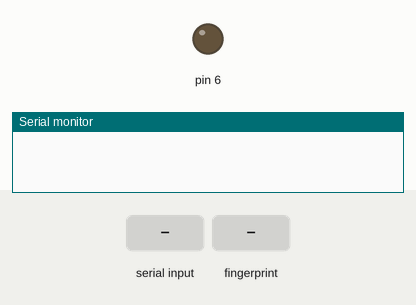
Simulated run of this sketch. Board: Arduino Mega 2560, built with avr-gcc and run on an emulated ATmega2560. Parts: output pins drawn as LEDs (lit = HIGH), the last lines printed to the serial monitor. Dashed ring = blinking. The inputs (shaded band) are chosen by the test bench.

Above: at 2.3 s.
2.4 s: "90,45\n" received over Serial
At 2.56 s:
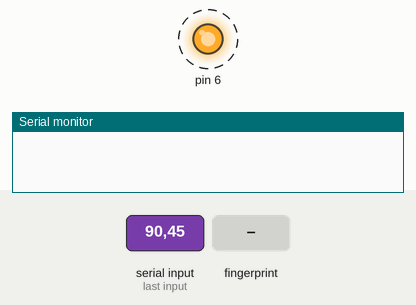
5.4 s: finger stored as number 1 placed on the sensor
At 8.4 s:
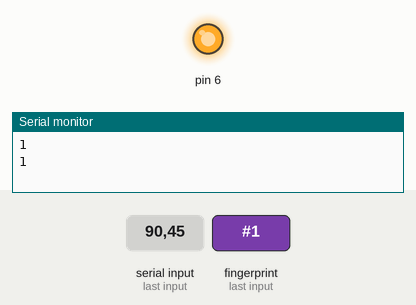
Timing chart, 0 to 14.4 s (numbered marks = the images above; inputs shaded):
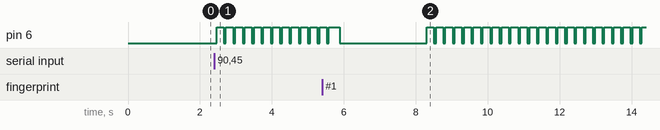

The sketch:

enHex.ino
```cpp
#include <Adafruit_Fingerprint.h>


#if (defined(__AVR__) || defined(ESP8266)) && !defined(__AVR_ATmega2560__)
SoftwareSerial mySerial(2, 3);

#else
#define mySerial Serial1

#endif


Adafruit_Fingerprint finger = Adafruit_Fingerprint(&mySerial);

uint8_t id;

void setup()
{
  pinMode(6, OUTPUT);
  Serial.begin(9600);
  while (!Serial);
  delay(100);
  finger.begin(57600);

  if (finger.verifyPassword()) {

  } else {

    while (1) { delay(1); }
  }
  finger.getParameters();


}
void loop()
{
           id = readnumber();
  if (id == 0) {
     return;
  }
  while (!  getFingerprintEnroll() );
}
uint8_t readnumber(void) {
  uint8_t num = 0;

  while (num == 0) {
    while (! Serial.available());
    num = Serial.parseInt();
  }
  return num;
}
uint8_t getFingerprintEnroll() {

  int p = -1;

  while (p != FINGERPRINT_OK) {
    p = finger.getImage();
    switch (p) {
    case FINGERPRINT_OK:
      digitalWrite(6, HIGH);
      delay(300);
      digitalWrite(6, LOW);
      delay(100);
      Serial.println("1");//taken
      break;
    case FINGERPRINT_NOFINGER:
        digitalWrite(6, HIGH);
        delay(200);
        digitalWrite(6, LOW);
      break;
    case FINGERPRINT_PACKETRECIEVEERR:
      Serial.println("0");
      break;
    case FINGERPRINT_IMAGEFAIL:
      Serial.println("0");
      break;
    default:
      Serial.println("0");
      break;
    }
  }
  p = finger.image2Tz(1);
  switch (p) {
    case FINGERPRINT_OK:
      Serial.println("1");//convert
      break;
    case FINGERPRINT_IMAGEMESS:
      Serial.println("0");
      return p;
    case FINGERPRINT_PACKETRECIEVEERR:
      Serial.println("0");
      return p;
    case FINGERPRINT_FEATUREFAIL:
      Serial.println("0");
      return p;
    case FINGERPRINT_INVALIDIMAGE:
      Serial.println("0");
      return p;
    default:
      Serial.println("0");
      return p;
  }
  delay(2000);
  p = 0;
  while (p != FINGERPRINT_NOFINGER) {
    p = finger.getImage();
  }
  p = -1;
  while (p != FINGERPRINT_OK) {
    p = finger.getImage();
    switch (p) {
    case FINGERPRINT_OK:
      digitalWrite(6, HIGH);
      delay(300);
      digitalWrite(6, LOW);
      delay(100);
      Serial.println("1");//taken
      break;
    case FINGERPRINT_NOFINGER:
      digitalWrite(6, HIGH);
      delay(200);
      digitalWrite(6, LOW);
      break;
    case FINGERPRINT_PACKETRECIEVEERR:
      Serial.println("0");
      break;
    case FINGERPRINT_IMAGEFAIL:
      Serial.println("0");
      break;
    default:
      Serial.println("0");
      break;
    }
  }
  p = finger.image2Tz(2);
  switch (p) {
    case FINGERPRINT_OK:
       Serial.println("1");//convert
      break;
    case FINGERPRINT_IMAGEMESS:
      Serial.println("0");
      return p;
    case FINGERPRINT_PACKETRECIEVEERR:
      Serial.println("0");
      return p;
    case FINGERPRINT_FEATUREFAIL:
      Serial.println("0");
      return p;
    case FINGERPRINT_INVALIDIMAGE:
      Serial.println("0");
      return p;
    default:
      Serial.println("0");
      return p;
  }
  p = finger.createModel();
  if (p == FINGERPRINT_OK) {
  } else if (p == FINGERPRINT_PACKETRECIEVEERR) {
    Serial.println("0");
    return p;
  } else if (p == FINGERPRINT_ENROLLMISMATCH) {
    Serial.println("0");
    return p;
  } else {
    Serial.println("0");
    return p;
  }
  p = finger.storeModel(id);
  if (p == FINGERPRINT_OK) {
    Serial.println("1");//store
  } else if (p == FINGERPRINT_PACKETRECIEVEERR) {
    Serial.println("0");
    return p;
  } else if (p == FINGERPRINT_BADLOCATION) {
    Serial.println("0");
    return p;
  } else if (p == FINGERPRINT_FLASHERR) {
    Serial.println("0");
    return p;
  } else {
    Serial.println("0");
    return p;
  }

  return true;
}
```

Measured:
- after the input at 2.4 s, pin 6: alternates HIGH for 0.20 s and LOW for 0.06 s, starting after 0.06 s
